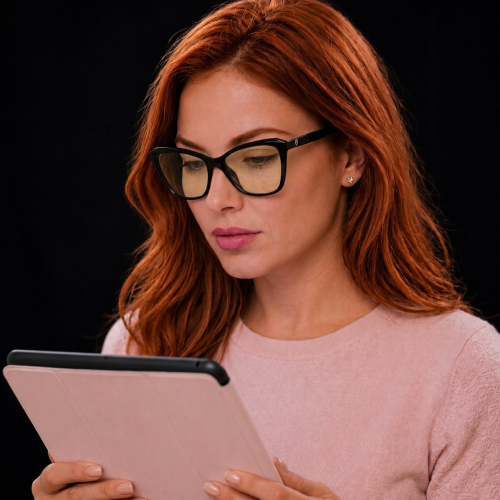
#> input picture src/assets/about-founders.jpg, 1000 x 1000 px (shown at 1/2 size); its folder holds only this picture in this run
$ python validate-images.py ../src/assets/about-founders.jpg
#> lines starting #> are read from the running program, lines starting #| are printed output that depends on the picture
#!/usr/bin/env python3
"""
Eyegis — Image Catalog Validator
=================================
Automated gate for new imagery before it enters the catalog.

Checks per file:
  1. Dimensions              — min width/height
  2. Aspect ratio            — must match one of 1:1, 4:5, 4:3, 21:9 (±2% tol)
  3. Weight (file size)      — KB budget per ratio bucket
  4. Sharpness (blur)        — variance of Laplacian ≥ threshold
  5. Contrast                — luminance stddev ≥ threshold

Usage:
  python scripts/validate-images.py                       # scan src/assets
  python scripts/validate-images.py path/to/img.jpg ...   # scan specific files
  python scripts/validate-images.py --json                # machine-readable

Exit code 0 = all pass, 1 = any violation.
Requires: Pillow, numpy  (pip install Pillow numpy)
"""
from __future__ import annotations

import argparse
import json
import sys
from dataclasses import dataclass, asdict
from pathlib import Path
from typing import Iterable

try:
    from PIL import Image, ImageFilter, ImageStat
    import numpy as np
except ImportError as e:
    print(f"[validate-images] Missing dependency: {e.name}. Install with: pip install Pillow numpy", file=sys.stderr)
    sys.exit(2)

# ---------------------------------------------------------------- CONFIG ----

ALLOWED_EXT = {".jpg", ".jpeg", ".png", ".webp", ".avif"}

# Allowed aspect ratios (label → width/height), with ±TOL relative tolerance
RATIOS = {
    "1:1":  1 / 1,
    "4:5":  4 / 5,
    "4:3":  4 / 3,
    "21:9": 21 / 9,
}
RATIO_TOL = 0.02  # 2%

# Minimum pixel dimensions
MIN_WIDTH = 800
MIN_HEIGHT = 800

# Max file size (KB) per ratio bucket — tune as catalog grows
MAX_KB = {
    "1:1":  350,
    "4:5":  400,
    "4:3":  450,
    "21:9": 600,
}
MAX_KB_DEFAULT = 500

# Quality thresholds
MIN_SHARPNESS = 80.0   # variance of Laplacian (grayscale, 0..255)
MIN_CONTRAST  = 25.0   # stddev of luminance

# Default scan roots (relative to repo root)
DEFAULT_ROOTS = ["src/assets"]


# --------------------------------------------------------------- RESULTS ----

@dataclass
class Report:
    path: str
    width: int
    height: int
    kb: float
    ratio_label: str | None
    ratio_actual: float
    sharpness: float
    contrast: float
    errors: list[str]

    @property
    def ok(self) -> bool:
        return not self.errors


# --------------------------------------------------------------- HELPERS ----

def match_ratio(w: int, h: int) -> tuple[str | None, float]:
    actual = w / h
    for label, target in RATIOS.items():
        if abs(actual - target) / target <= RATIO_TOL:
            return label, actual
    return None, actual


def variance_of_laplacian(img: Image.Image) -> float:
    """Focus / blur metric. Higher = sharper. <80 tends to look soft."""
    gray = img.convert("L")
    # Downscale huge images to keep runtime bounded
    if max(gray.size) > 1200:
        gray.thumbnail((1200, 1200))
    edges = gray.filter(ImageFilter.Kernel(
        (3, 3), [0, 1, 0, 1, -4, 1, 0, 1, 0], scale=1
    ))
    arr = np.asarray(edges, dtype=np.float32)
    return float(arr.var())


def luminance_contrast(img: Image.Image) -> float:
    stat = ImageStat.Stat(img.convert("L"))
    return float(stat.stddev[0])


def analyze(path: Path) -> Report:
    errors: list[str] = []
    kb = path.stat().st_size / 1024.0

    try:
        with Image.open(path) as im:
            im.load()
            w, h = im.size
            label, actual = match_ratio(w, h)
            sharpness = variance_of_laplacian(im)
            contrast = luminance_contrast(im)
    except Exception as e:
        return Report(str(path), 0, 0, kb, None, 0.0, 0.0, 0.0,
                      [f"unreadable: {e}"])

    if w < MIN_WIDTH or h < MIN_HEIGHT:
        errors.append(f"dimensions {w}x{h} < min {MIN_WIDTH}x{MIN_HEIGHT}")

    if label is None:
        errors.append(f"ratio {actual:.3f} not in {list(RATIOS)} (±{int(RATIO_TOL*100)}%)")

    budget = MAX_KB.get(label, MAX_KB_DEFAULT)
    if kb > budget:
        errors.append(f"weight {kb:.0f}KB > budget {budget}KB")

    if sharpness < MIN_SHARPNESS:
        errors.append(f"blur: sharpness {sharpness:.0f} < {MIN_SHARPNESS:.0f}")

    if contrast < MIN_CONTRAST:
        errors.append(f"low contrast: stddev {contrast:.0f} < {MIN_CONTRAST:.0f}")

    return Report(str(path), w, h, kb, label, actual, sharpness, contrast, errors)


def iter_images(inputs: list[str]) -> Iterable[Path]:
    for inp in inputs:
        p = Path(inp)
        if p.is_dir():
            for f in sorted(p.rglob("*")):
                if f.suffix.lower() in ALLOWED_EXT and f.is_file():
                    yield f
        elif p.is_file() and p.suffix.lower() in ALLOWED_EXT:
            yield p


# ------------------------------------------------------------------ MAIN ----

def main() -> int:
    ap = argparse.ArgumentParser(description="Eyegis image catalog validator")
    ap.add_argument("paths", nargs="*", help="Files or directories (default: src/assets)")
    ap.add_argument("--json", action="store_true", help="Emit machine-readable JSON")
    ap.add_argument("--quiet", action="store_true", help="Only print failures")
    args = ap.parse_args()

    roots = args.paths or DEFAULT_ROOTS
    reports = [analyze(p) for p in iter_images(roots)]
#> in analyze, im is the input picture: PIL image 1000x1000 RGB; mean R, G, B 103.3, 66.3, 57.9
#> in variance_of_laplacian, `gray = img.convert("L")`:
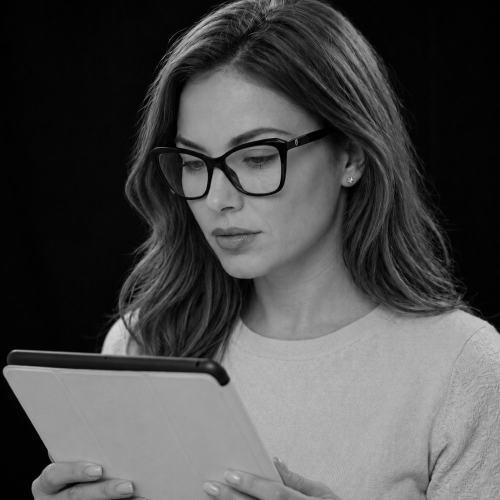
#> gray: PIL image 1000x1000 L (shown at 1/2 size); min 0, max 230, mean 76.3
#> in variance_of_laplacian, `edges = gray.filter(ImageFilter.Kernel( (3, 3), [0, 1, 0, 1, -4, 1, 0,..`:
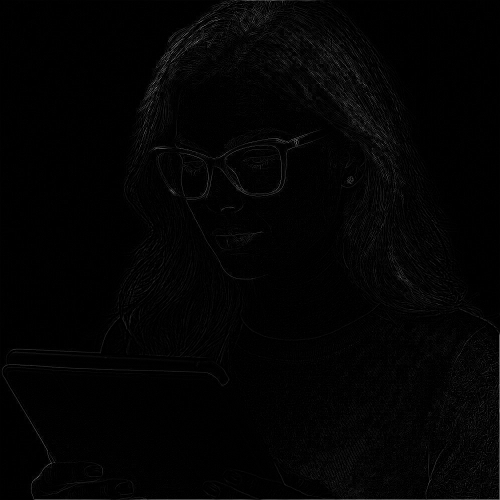
#> edges: PIL image 1000x1000 L (shown at 1/2 size); min 0, max 255, mean 3.2
#> in analyze, `sharpness = variance_of_laplacian(im)`: sharpness = 103.9
#> in analyze, `contrast = luminance_contrast(im)`: contrast = 68.37
#> reports = 1 item

    if args.json:
        print(json.dumps([asdict(r) | {"ok": r.ok} for r in reports], indent=2))
    else:
        failed = [r for r in reports if not r.ok]
#> failed = []
        passed = [r for r in reports if r.ok]
#> passed = 1 item

        if not args.quiet:
            print(f"\n\033[1mEyegis · Image Catalog Validator\033[0m")
            print(f"Scanned: {len(reports)}  ·  Passed: {len(passed)}  ·  Failed: {len(failed)}\n")
#| Scanned: 1  ·  Passed: 1  ·  Failed: 0
            hdr = f"{'STATUS':<7}{'RATIO':<7}{'SIZE':<12}{'KB':>7}  {'SHARP':>6}  {'CTR':>5}  PATH"
            print(hdr)
            print("-" * len(hdr))
            for r in reports:
                status = "\033[32mOK\033[0m   " if r.ok else "\033[31mFAIL\033[0m "
                ratio = r.ratio_label or f"{r.ratio_actual:.2f}"
                print(f"{status}{ratio:<7}{r.width}x{r.height:<7}{r.kb:>7.0f}  "
                      f"{r.sharpness:>6.0f}  {r.contrast:>5.0f}  {r.path}")
#> this loop made 1 pass
#> ratio on pass 1: '1:1'
#| [32mOK[0m   1:1    1000x1000       131     104     68  ../src/assets/about-founders.jpg

        if failed:
            print(f"\n\033[31m✖ {len(failed)} image(s) failed validation:\033[0m")
            for r in failed:
                print(f"  · {r.path}")
                for e in r.errors:
                    print(f"      – {e}")
            return 1

        print(f"\n\033[32m✔ All {len(reports)} image(s) pass catalog rules.\033[0m")
#| [32m✔ All 1 image(s) pass catalog rules.[0m
    return 0


if __name__ == "__main__":
    sys.exit(main())
#> (the program exits here)
